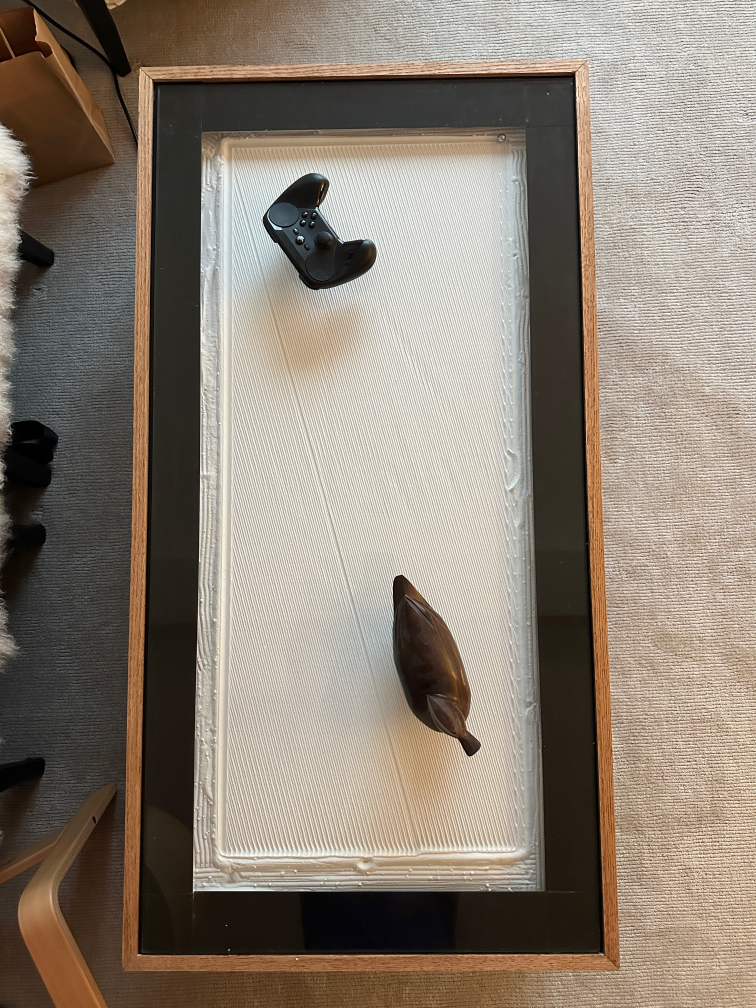
#> input picture vision/img3.jpg, 3024 x 4032 px (shown at 1/4 size)
$ python sand-opencv1.py
#> lines starting #> are read from the running program, lines starting #| are printed output that depends on the picture; after the words box and inside, x2 and y2 are one past the last pixel; in counts of white or black regions, pixels touching at a corner belong together
import numpy as np
import cv2 as cv
from collections import namedtuple
from matplotlib import pyplot as plt
import asyncio, telnetlib3
import math

# return contours based on closest to the origin
def get_contours_in_distance_order(image):
    contours, hierarchy = cv.findContours(image, cv.RETR_EXTERNAL, cv.CHAIN_APPROX_NONE)

    width = image.shape[1]

    cnt_distance = []
    for c in contours:
        x,y,w,h=cv.boundingRect(c)
        x = width - x # frame transform to flip x to lower left instead of lower right
        cnt_distance.append(math.sqrt(x**2+y**2))

    cnt_distance = np.array(cnt_distance)

    # Sort in ascending order
    sorted_contours = [contours[i] for i in np.argsort(cnt_distance)]
    return sorted_contours

def get_contours_in_size_order(image):
    contours, hierarchy = cv.findContours(image, cv.RETR_EXTERNAL, cv.CHAIN_APPROX_NONE)

    cnt_area = []
    for c in contours:
        cnt_area.append(cv.contourArea(c))

    cnt_area = np.array(cnt_area)
    # Sort in descending order
    sorted_contours = [contours[i] for i in np.argsort(cnt_area)[::-1]]
    return sorted_contours


def fill_contour(image, contour):
    black = np.zeros((image.shape[0], image.shape[1]), np.uint8)
    mask = cv.drawContours(black,[contour],0,255, -1)
    return mask

# pass in index of contour to fill, 0 for largest
def get_filled_contour(image, index):
    contour = get_contours_in_size_order(image)[index]
    return fill_contour(image, contour)

Point = namedtuple('Point', 'x y')
Box = namedtuple('Box', 'x y w h')

plotrows = 2
plotcols = 7
plotindex = 1

plt.figure(figsize=(20,10))
img = cv.imread('img3.jpg')
#> img is the input picture: shape (4032, 3024, 3); mean B, G, R 115.1, 127.6, 138.7
plt.subplot(plotrows,plotcols,plotindex),plt.imshow(img)
plt.title('Original'), plt.xticks([]), plt.yticks([])
plotindex += 1

img_gray = cv.cvtColor(img, cv.COLOR_BGR2GRAY)
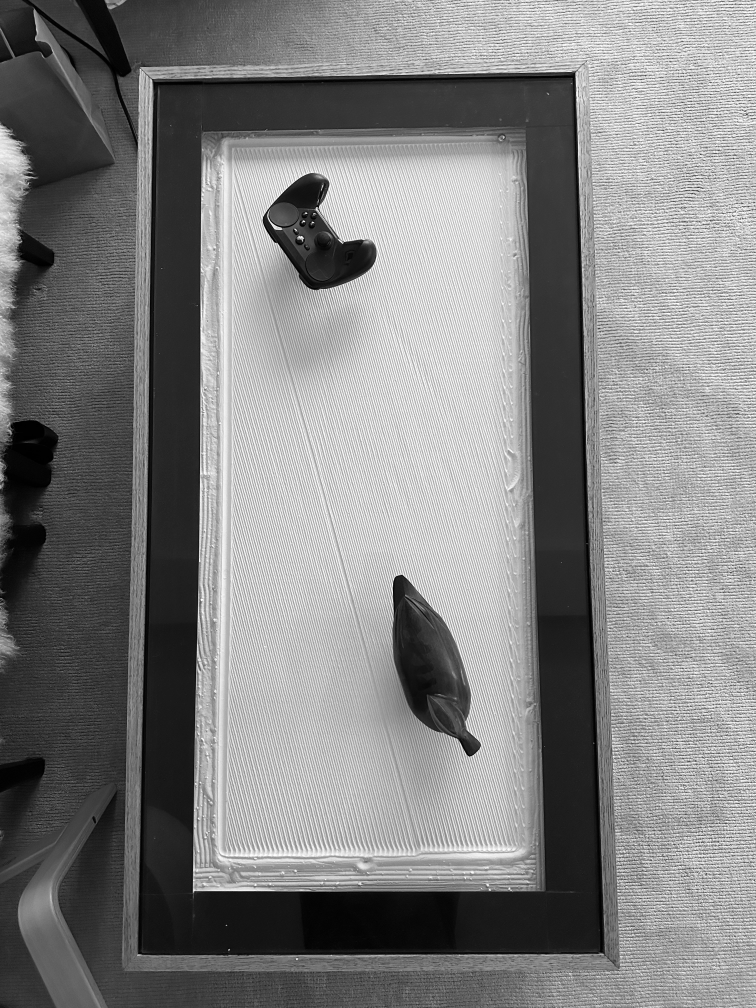
#> img_gray: shape (4032, 3024) (shown at 1/4 size); min 0, max 255, mean 129.5
plt.subplot(plotrows,plotcols,plotindex),plt.imshow(img_gray, cmap='gray')
plt.title('Gray '), plt.xticks([]), plt.yticks([])
plotindex += 1

th = cv.threshold(img_gray, 75, 255, cv.THRESH_BINARY_INV)[1]
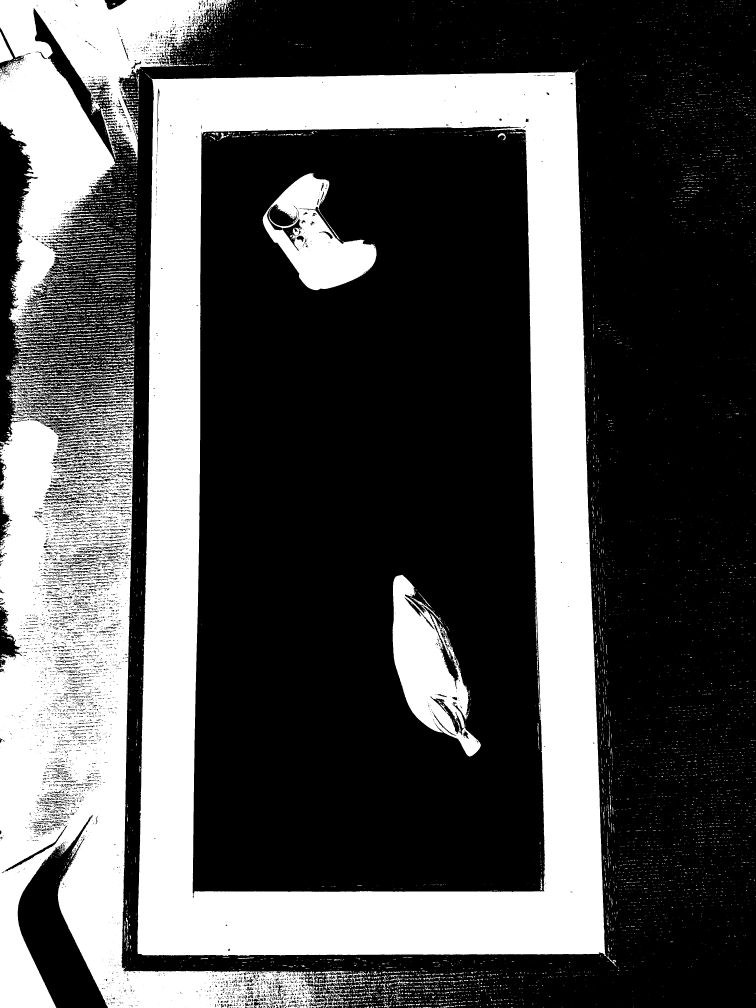
#> th: shape (4032, 3024) (shown at 1/4 size); 32.9% white; 8278 white regions (7125 under 20 px)
plt.subplot(plotrows,plotcols,plotindex),plt.imshow(th, cmap='gray')
plt.title('TH '), plt.xticks([]), plt.yticks([])
plotindex += 1

table = get_filled_contour(th, 0)
#> in get_contours_in_size_order, `contours, hierarchy = cv.findContours(image, cv.RETR_EXTERNAL, cv.CHAI..`: contours = 7645 contours, 6966 with area under 20; largest, box (x1, y1, x2, y2) and area: (549, 277, 2427, 3826) 6231054, (0, 1530, 1323, 4032) 1187028, (0, 0, 928, 1316) 450829, (182, 1558, 535, 1672) 15034, (23, 1453, 224, 1532) 4126
#> the loop in get_contours_in_size_order, `for c in contours:` made 7645 passes
#> c on passes 1, 3, 4: [[2216, 4031]], [[2082, 4031]], [[2068, 4031]]
#> after the loop in get_contours_in_size_order, `for c in contours:`: cnt_area = 7645 values, max 6231053.5 at index 7013, min 0 at index 0, mean 1042
#> in get_contours_in_size_order, `sorted_contours = [contours[i] for i in np.argsort(cnt_area)[::-1]]`: sorted_contours has the same summary as contours
#> in get_filled_contour, `contour = get_contours_in_size_order(image)[index]`: contour = contour of 10699 points, box (x1, y1, x2, y2) (549, 277, 2427, 3826), area 6231054
#> in fill_contour, `mask = cv.drawContours(black,[contour],0,255, -1)`: mask: shape (4032, 3024); 51.1% white; 1 black region, box (x1, y1, x2, y2) and area: (0, 0, 3024, 4032) 5956364
plt.subplot(plotrows,plotcols,plotindex),plt.imshow(table, cmap='gray')
plt.title('table '), plt.xticks([]), plt.yticks([])
plotindex += 1

sand_dirty = cv.subtract(table,th)
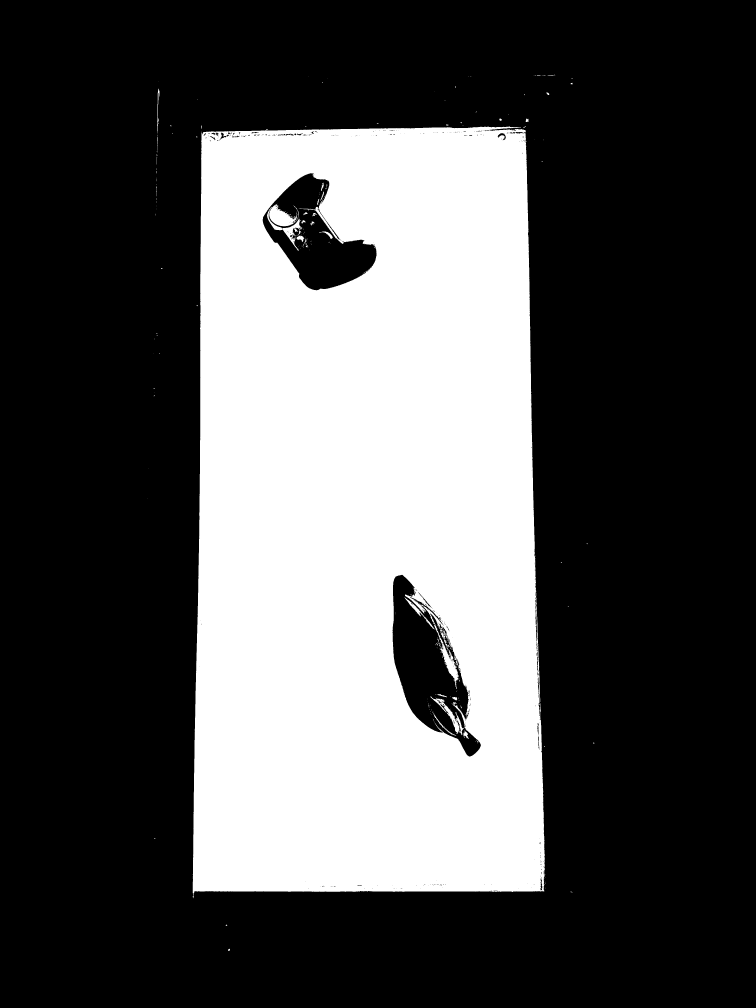
#> sand_dirty: shape (4032, 3024) (shown at 1/4 size); 31.9% white; 301 white regions (251 under 20 px)
plt.subplot(plotrows,plotcols,plotindex),plt.imshow(sand_dirty, cmap='gray')
plt.title('sand_dirty '), plt.xticks([]), plt.yticks([])
plotindex += 1

sand = get_filled_contour(sand_dirty, 0)
#> in get_contours_in_size_order (call 2), `contours, hierarchy = cv.findContours(image, cv.RETR_EXTERNAL, cv.CHAI..`: contours = 98 contours, 88 with area under 20; largest, box (x1, y1, x2, y2) and area: (771, 504, 2181, 3593) 4101698, (629, 354, 638, 532) 280, (2103, 474, 2115, 488) 100, (2186, 369, 2197, 380) 56, (1997, 474, 2007, 484) 54
#> the loop in get_contours_in_size_order (call 2), `for c in contours:` made 98 passes
#> c on passes 4, 5, 7, 8, 10, 11, 12, 13, 18, 21, 23, 24: [[1479, 3565], [1480, 3565]], [[1475, 3565], [1476, 3565], [1477, 3565], [1476, 3565]], [[2180, 3552], [2180, 3553]], [[2180, 3550]], [[2179, 3528]], [[2180, 3524]], [[2178, 3513], [2179, 3513]], [[2178, 3511]], [[2152, 2728]], [[2140, 2220], [2140, 2221]], [[590, 1992]], [[592, 1872]]
#> in get_contours_in_size_order (call 2), `sorted_contours = [contours[i] for i in np.argsort(cnt_area)[::-1]]`: sorted_contours has the same summary as contours
#> in fill_contour (call 2), `mask = cv.drawContours(black,[contour],0,255, -1)`:
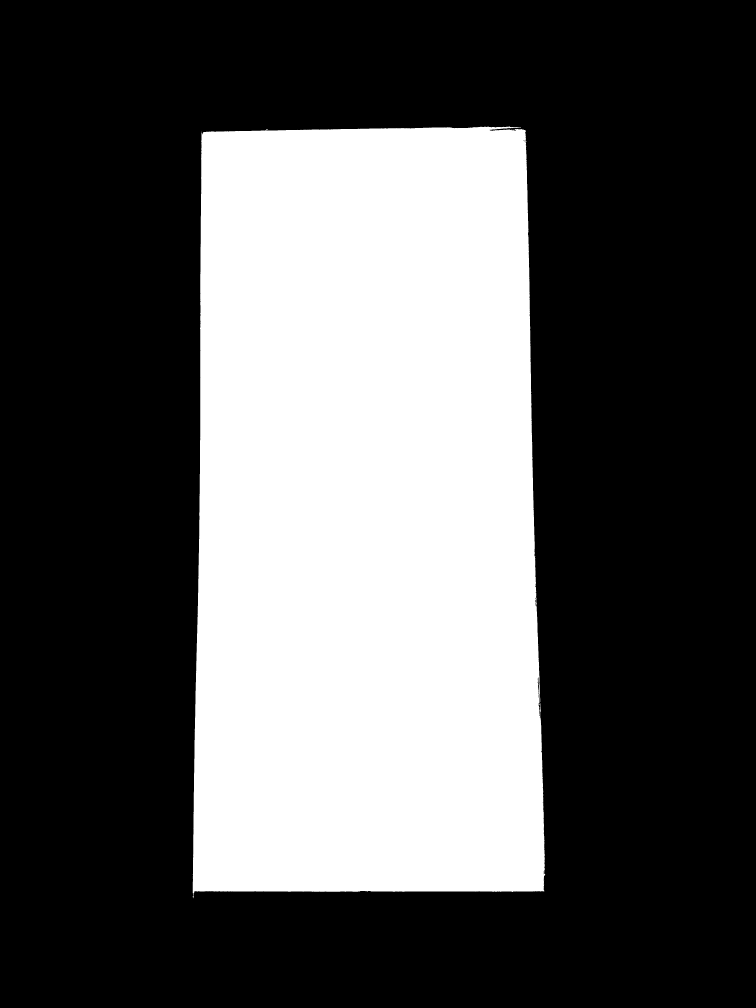
#> mask: shape (4032, 3024) (shown at 1/4 size); 33.7% white; 1 white region
plt.subplot(plotrows,plotcols,plotindex), plt.imshow(sand, cmap='gray')
plt.title('sand '), plt.xticks([]), plt.yticks([])
plotindex += 1

sand_contours = cv.findContours(sand, cv.RETR_EXTERNAL, cv.CHAIN_APPROX_SIMPLE)
#> sand_contours = 1 contour; box (x1, y1, x2, y2) and area: (771, 504, 2181, 3593) 4101698
sand_contour = sand_contours[0][0]
#> sand_contour = contour of 1779 points, box (x1, y1, x2, y2) (771, 504, 2181, 3593), area 4101698
print(cv.contourArea(sand_contour))
#| 4101697.5

sand_contour_image = img.copy()

#cv.drawContours(sand_contour_image, [sand_contour], -1, (255, 0, 0), 12)
x,y,w,h = cv.boundingRect(sand_contour)
#> x = 771; y = 504; w = 1410; h = 3089
cv.rectangle(sand_contour_image, (x, y), (x+w, y+h), (255, 0, 0), 12)
sand_box = Box(x,y,w,h)
#> sand_box = (771, 504, 1410, 3089)

sand_table_drawable_width = 550 # hardcoded to my sand table
sand_table_drawable_height = 1280 # hardcoded to my sand table

sand_table_visible_width = 550 # hardcoded to my sand table
sand_table_visible_height = 1360 # hardcoded to my sand table

sand_x_scale_factor = w / sand_table_visible_width
#> sand_x_scale_factor = 2.56
sand_y_scale_factor = h / sand_table_visible_height
#> sand_y_scale_factor = 2.27

print(sand_box)
#| Box(x=771, y=504, w=1410, h=3089)

plt.subplot(plotrows,plotcols,plotindex), plt.imshow(sand_contour_image)
plt.title('sand contour'), plt.xticks([]), plt.yticks([])
plotindex += 1

# Now find what's on the table

objects_only_inv = cv.bitwise_xor(sand_dirty, 255, mask = sand)
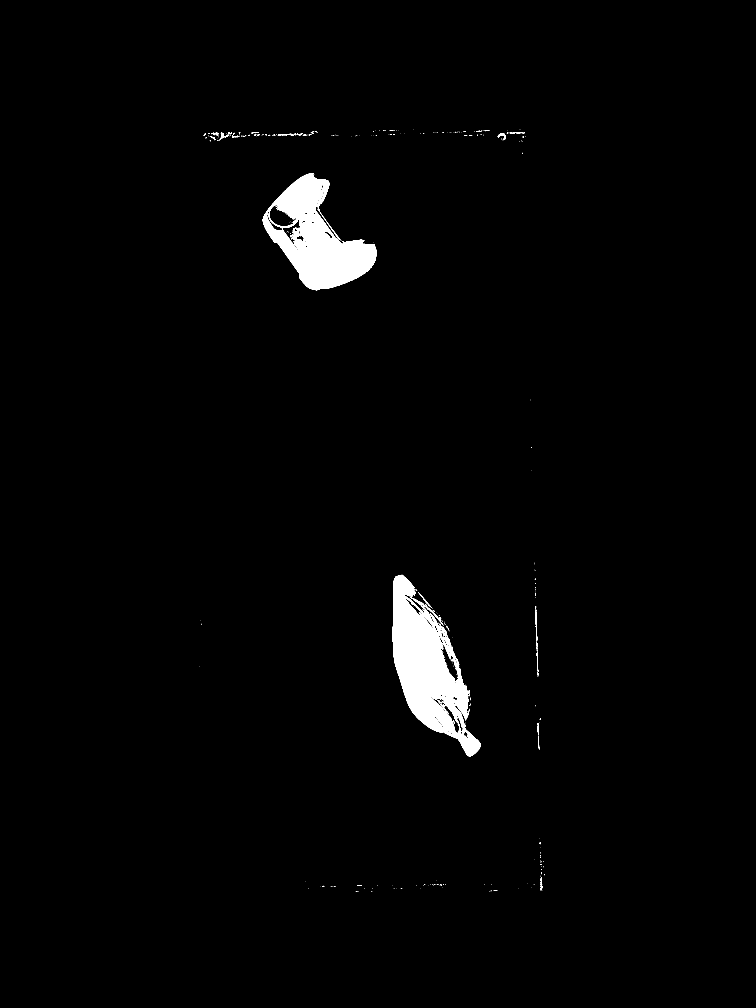
#> objects_only_inv: shape (4032, 3024) (shown at 1/4 size); 1.8% white; 365 white regions (319 under 20 px)
plt.subplot(plotrows,plotcols,plotindex), plt.imshow(objects_only_inv, cmap='gray')
plt.title('objects_only_inv '), plt.xticks([]), plt.yticks([])
plotindex += 1

xbuffer = 20
ybuffer = 20

gcode = "G1 F1500\n"
gcode += "\n"

result2 = img.copy()
plotindex = 9
for contour in get_contours_in_distance_order(objects_only_inv):
#> in get_contours_in_distance_order, `contours, hierarchy = cv.findContours(image, cv.RETR_EXTERNAL, cv.CHAI..`: contours = 299 contours, 273 with area under 20; largest, box (x1, y1, x2, y2) and area: (1570, 2299, 1924, 3026) 121530, (1051, 692, 1506, 1161) 107036, (1640, 2388, 1774, 2502) 632, (1991, 533, 2023, 561) 273, (2142, 2437, 2150, 2566) 272
#> in get_contours_in_distance_order, `width = image.shape[1]`: width = 3024
#> in get_contours_in_distance_order, `sorted_contours = [contours[i] for i in np.argsort(cnt_distance)]`: sorted_contours has the same summary as contours
    area = cv.contourArea(contour)
    print(area)
    if area < 30000:
        continue
    cv.drawContours(result2, [contour], -1, (255, 0, 0), 12)

    x,y,w,h = cv.boundingRect(contour)
    print(x,y,w,h)
    cv.rectangle(result2, (x, y), (x+w, y+h), (255, 0, 0), 12)

    # left and right look backwards but are correct given the frame transformation to gcode coords
    right = (x - sand_box.x)/sand_x_scale_factor
    right = sand_table_visible_width - right # transform into gcode coordinates
    right = right + xbuffer
    right = min(right, sand_table_drawable_width)

    left = (x + w - sand_box.x)/sand_x_scale_factor
    left = sand_table_visible_width - left # transform into gcode coordinates
    left = left - xbuffer
    left = max(left, 0)


    lower = max((y - sand_box.y)/sand_y_scale_factor - ybuffer, 0)
    upper = min((y+h - sand_box.y)/sand_y_scale_factor + ybuffer, sand_table_drawable_height)

    gcode += f"G1 X{left:.0f} Y{lower:.0f}\n"
    gcode += f"G1 X{right:.0f} Y{lower:.0f}\n"
    gcode += f"G1 X{right:.0f} Y{upper:.0f}\n"
    gcode += f"G1 X{left:.0f} Y{upper:.0f}\n"
    gcode += f"G1 X{left:.0f} Y{lower:.0f}\n"

    # repeat these two to end on the upper right to minimize breaking lines
    gcode += f"G1 X{right:.0f} Y{lower:.0f}\n"
    gcode += f"G1 X{right:.0f} Y{upper:.0f}\n"

    mask = fill_contour(objects_only_inv, contour)

    plt.subplot(plotrows,plotcols,plotindex), plt.imshow(mask, cmap='gray')
    plt.title('object '), plt.xticks([]), plt.yticks([])
    plotindex += 1
#> this loop made 299 passes
#| 0.0
#| 7.5
#| 0.0
#| 0.0
#| 5.0
#| 1.0
#| 0.0
#| 0.0
#> (further printed lines are left out)
#> after the loop, plotindex = 11


plt.subplot(plotrows,plotcols,plotindex), plt.imshow(result2)
plt.title('objects '), plt.xticks([]), plt.yticks([])
plotindex += 1
#> plotindex = 12

print(gcode)
#> (printed output is left out)


plt.show()
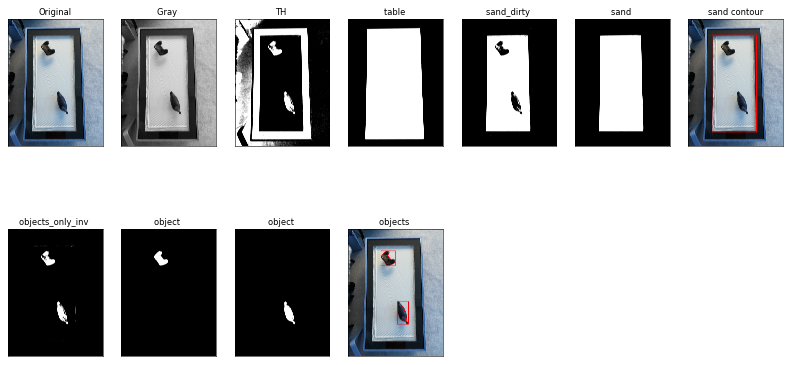
#> figure drawn by matplotlib, 11 panels; B, G, R data is drawn as R, G, B

#exit()

async def send_gcode_to_table(gcode):
  reader, writer = await telnetlib3.open_connection("192.168.1.55", 8080)
  reply = await reader.read(128) # read the GRBL header
  for line in gcode.split("\n"):
    print(line)
    writer.write(line + "\n")
    reply = await reader.read(128)
    print('reply:', reply)

asyncio.run(send_gcode_to_table(gcode))
#> (the call stopped at `async def send_gcode_to_table(gcode): reader, writer = await telnetlib..`: telnetlib3 is not available in this run)
